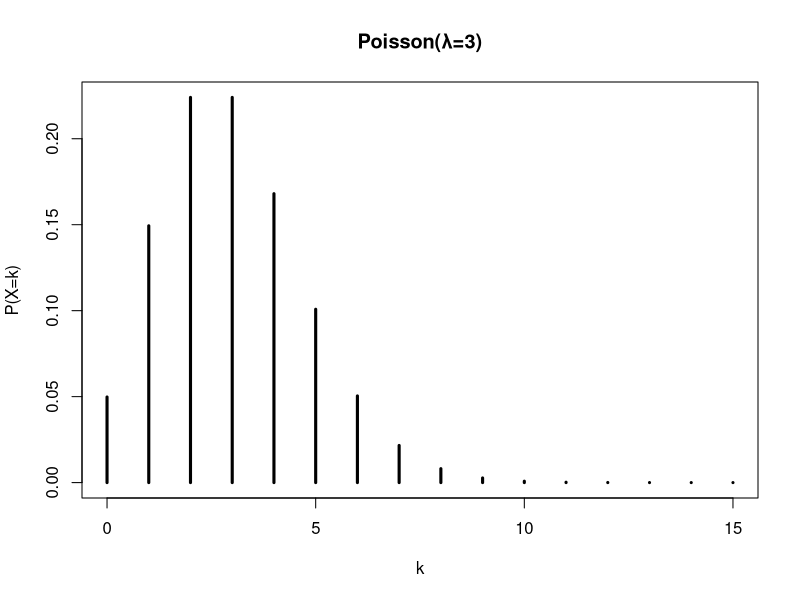
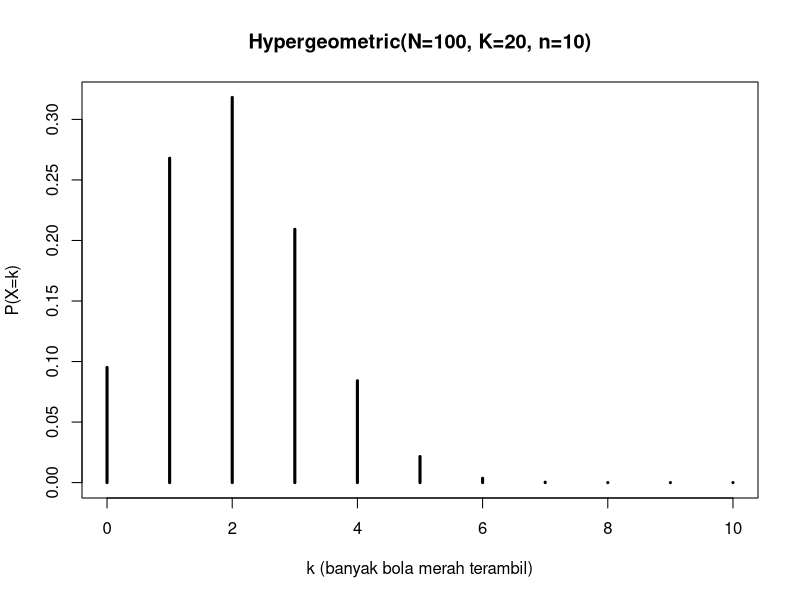
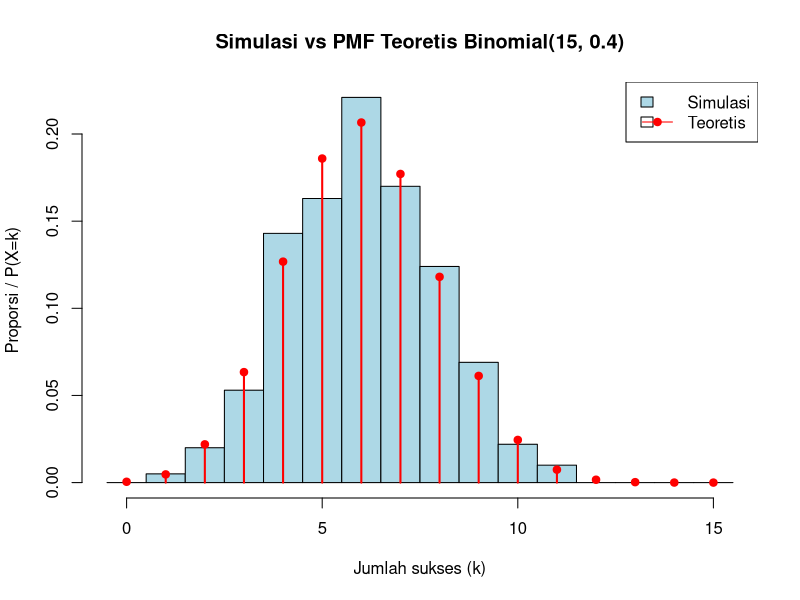

Here is the R script that generated these plots, in order:
## Nama: Angga Ramadhan
## NIM: 3338250019
## Kelas: 3B
## Tugas 4 Mata Kuliah Komputasi Statistika

lambda <- 3
x <- 0:15
pmf <- dpois(x, lambda)
plot(x, pmf, type="h", 
     lwd=3, 
     main="Poisson(λ=3)", 
     xlab="k", 
     ylab="P(X=k)")

# P(X >= 5) = 1 - P(X <= 4)
p_ge5 <- 1 - ppois(4, lambda)
p_ge5


N <- 100   # total bola
K <- 20    # bola merah (sukses)
n <- 10    # ukuran sampel

k <- 0:min(n, K)
pmf <- dhyper(k, m = K, n = N - K, k = n)
data.frame(k = k, P = pmf)

plot(k, pmf, type="h", lwd=3,
     main=paste0("Hypergeometric(N=",N,", K=",K,", n=",n,")"),
     xlab="k (banyak bola merah terambil)", ylab="P(X=k)")

# Cek nilai harapan
mean_hyper <- n*K/N          # = 2
mean_hyper


set.seed(2025)
m <- 1000
n <- 15
p <- 0.4

samp <- rbinom(m, size=n, prob=p)

# Histogram hasil simulasi
hist(samp, breaks=seq(-0.5, n+0.5, 1), freq=FALSE,
     col="lightblue", main="Simulasi vs PMF Teoretis Binomial(15, 0.4)",
     xlab="Jumlah sukses (k)", ylab="Proporsi / P(X=k)")

# PMF teoretis
x <- 0:n
pmf_teori <- dbinom(x, size=n, prob=p)
lines(x, pmf_teori, type="h", col="red", lwd=2)
points(x, pmf_teori, col="red", pch=19)
legend("topright", legend=c("Simulasi", "Teoretis"), fill=c("lightblue", NA),
       col=c(NA, "red"), lty=c(NA,1), pch=c(NA,19))

mean(samp)          # rata-rata simulasi, ≈ 6.0
n*p                 # rata-rata teoretis
